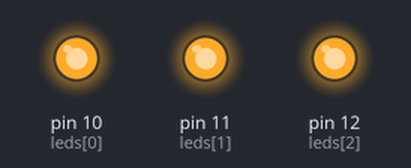
This sketch was run on a simulated Arduino Uno, built with avr-gcc and run on an emulated ATmega328P. Shown: output pins drawn as LEDs (lit = HIGH).

Above: at 0.5 s.
At 2.7 s:
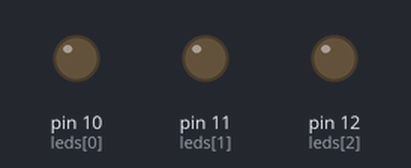
Timing chart, 0 to 3.5 s (numbered marks = the images above):
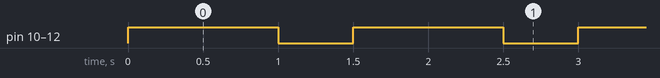

Measured:
- by itself, pin 10 (leds[0]), pin 11 (leds[1]), pin 12 (leds[2]): alternates HIGH for 1.0 s and LOW for 0.50 s

The sketch:

Prog_6_PrenderLedsMetodos.ino
```cpp
int leds[] = {10, 11, 12}; //pin digital = {0 - 13}
int i;
int tiempoPrendido;
int tiempoApagado;

void setup() {
  // put your setup code here, to run once:
// Debe establecerse el modo de trabajo de un pin digital,
//ya sea este de entrada o de salida
  tiempoPrendido = 1000;
  tiempoApagado = 500;
  for(i = 0; i < 3; i++){
    pinMode(leds[i], OUTPUT);
  }
}
void loop() {
  // put your main code here, to run repeatedly:
  actionLED(1);
    delay(tiempoPrendido);
  actionLED(0);
    delay(tiempoApagado);
}
void actionLED(int v){
  for(i = 0; i < 3; i++){
    digitalWrite(leds[i], v);
  }
}
```
